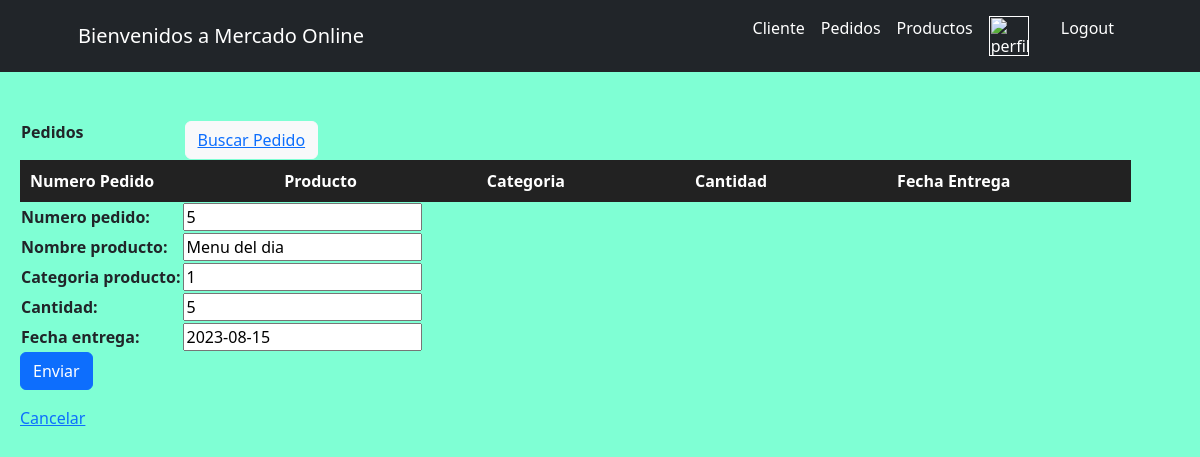
The app's page /MercadoApp/editarPedido/5 with its own data.
### MercadoApp/models.py (models this page shows)
class Pedidos(models.Model):
    numero_pedido = models.IntegerField()
    nombre_producto = models.CharField(max_length=50)
    categoria_producto = models.CharField(max_length=50)
    cantidad = models.IntegerField()
    fecha_entrega = models.DateField()

### MercadoApp/views.py (the view)
# urls.py: path("editarPedido/<numero_pedido>", editarPedido, name="editarPedido"),
def editarPedido(request, numero_pedido):
    avatar = getavatar(request)
    pedido = get_object_or_404(Pedidos,numero_pedido=numero_pedido)#Pedidos.objects.get(numero_pedido= numero_pedido)
    if request.method == "POST" :#validar si es un pedido valido
        miFormulario = formPedidoFormulario(request.POST)
        if miFormulario.is_valid():
            data = miFormulario.cleaned_data
            pedido.numero_pedido = data["numero_pedido"]
            pedido.nombre_producto = data["nombre_producto"]
            pedido.categoria_producto = data["categoria_producto"]
            pedido.cantidad = data["cantidad"]
            pedido.fecha_entrega = data["fecha_entrega"]
            pedido.save()
            return redirect('Pedidos')
    else:
        miFormulario = formPedidoFormulario(initial={"numero_pedido":pedido.numero_pedido, "nombre_producto": pedido.nombre_producto, "categoria_producto": pedido.categoria_producto, "cantidad":pedido.cantidad, "fecha_entrega": pedido.fecha_entrega})
    return render(request, "MercadoApp/editarPedido.html", {"miFormulario":miFormulario, "pedido":numero_pedido, "avatar":avatar})

### MercadoApp/forms.py
class formPedidoFormulario(forms.Form):
    numero_pedido = forms.IntegerField()
    nombre_producto = forms.CharField()
    categoria_producto = forms.CharField()
    cantidad = forms.IntegerField()
    fecha_entrega = forms.DateField()

### MercadoApp/views.py (called while the page is built)
def getavatar(request):
    avatar = Avatar.objects.filter(user=request.user.id) #filter, va a buscar algo especifico, va a traer el avatar que le pertenece a ese usuario
    try:
        avatar= avatar[0].image.url # y lo trae como imagen y lo guarda en una variable
    except:
        avatar = None
    return avatar

### MercadoApp/templates/MercadoApp/editarPedido.html (shortened to what this page needs)
<div>
    {% extends "MercadoApp/Pedidos.html" %}
    {% load static %}
        {% block pedidosFormulario %}
        <form action="" method="post"> {% csrf_token %}
            <table>
                {{ miFormulario.as_table }}
            </table>
            <input class="btn btn-primary" type="submit" value="Enviar">
        </form>
        <a href="{% url 'Pedidos' %}">Cancelar</a>
        {% endblock %}

### MercadoApp/static/MercadoApp/css/Jime.css (style rules this page uses)
body { background-color: aquamarine !important; }

### records on screen
Pedidos: numero_pedido "5", nombre_producto "Menu del dia", categoria_producto "1", cantidad "5", fecha_entrega "2023-08-15"
